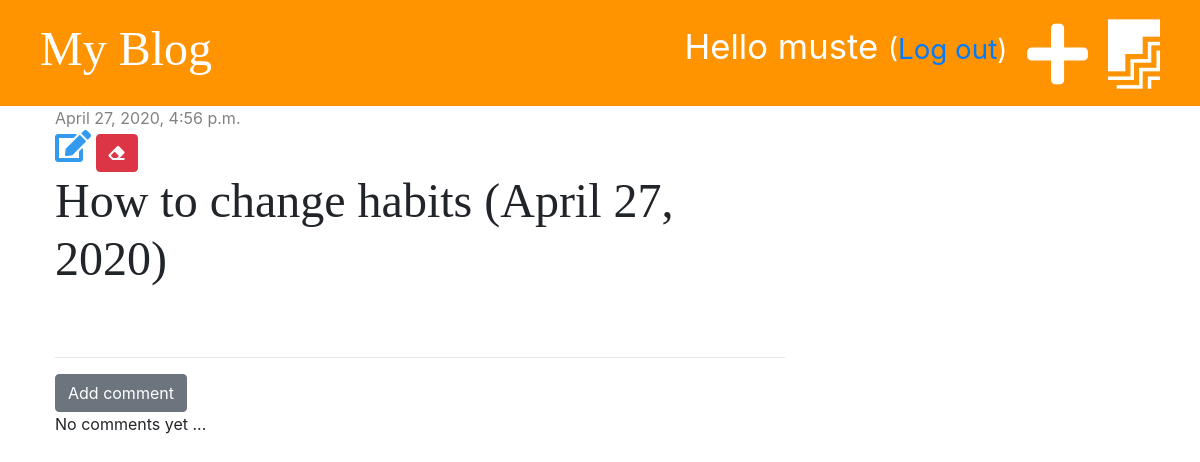
Before: /post/3/ (signed in) with the older database file.
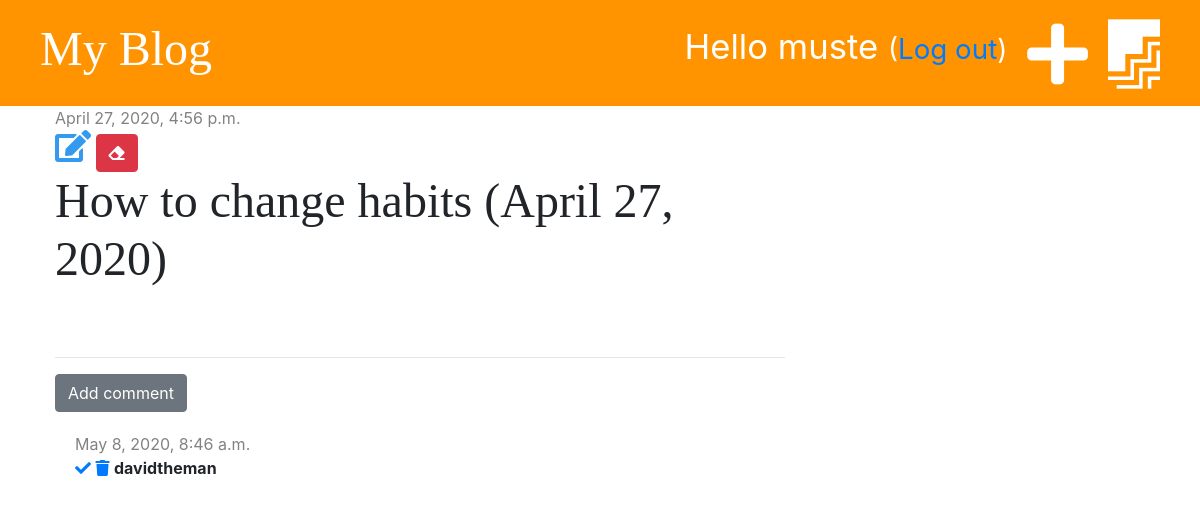
After: the same page with the newer database file.
### blog/models.py (models this page shows, shortened)
class Comment(models.Model):
    post = models.ForeignKey('blog.Post', on_delete=models.CASCADE, related_name='comments')
    author = models.CharField(max_length=200)
    text = models.TextField()
    created_date = models.DateTimeField(default=timezone.now)
    approved = models.BooleanField(default=False)

### blog/views.py (the view)
# urls.py: path('post/<int:pk>/', views.post_detail, name='post_detail'),
def post_detail(request, pk):
    post = get_object_or_404(Post, pk=pk)
    stuff_for_frontend = {'post': post}
    return render(request, 'blog/post_detail.html', stuff_for_frontend)

### blog/templatetags/markdownify.py (called while the page is built)
@register.filter
def markdown(value):
    renderer = HighlightRenderer()
    markdown = mistune.Markdown(renderer=renderer)
    return markdown(value)

### blog/templates/blog/post_detail.html (shortened to what this page needs)
{% extends 'blog/base.html' %}
{% load markdownify %}
{% block content %}
    <div class="post">
        {% if post.published_date %}
            <div class="date">
                {{ post.published_date }}
            </div>
            {% else %}
            <a href="{% url 'post_publish' pk=post.pk %}" class="btn btn-primary">Publish</a>
        {% endif %}
        {% if user.is_authenticated %}
            <a href="{% url 'post_edit' pk=post.pk %}"><i class="fas fa-edit fa-2x " style="color: #339af0"></i></a>
            <a href="{% url 'post_delete' pk=post.pk %}" class="btn btn-danger"
                onclick="return confirm('Are you sure you want to delete this post?')">
                <i class="fas fa-eraser "></i>
            </a>
        {% endif %}
        <h1>{{ post.title }}</h1>
    </div>
    <hr>
    <a href="{% url 'add_comment_to_post' pk=post.pk %}" class="btn btn-secondary">Add comment</a>
    {% for comment in post.comments.all %}
        {% if user.is_authenticated or comment.approved %}
            <div class="comment">
                <div class="date">
                    {{ comment.created_date }}
                </div>
                {% if not comment.approved and user.is_superuser %}
                    <a href="{% url 'comment_approve' pk=comment.pk %}"><i class="fas fa-check"></i></a>
                    <a href="{% url 'comment_remove' pk=comment.pk %}"><i class="fas fa-trash alt"></i></a>
                {% endif %}
                <strong>{{ comment.author }}</strong>
            </div>
        {% endif %}
    {% empty %}
        <p>No comments yet ...</p>
    {% endfor %}
{% endblock %}

Changed rows visible on the page:
added Comment: created_date "May 8, 2020, 8:46 a.m.", approved False (drawn), author "davidtheman"
Other visible differences:
text no longer shown: "No comments yet ..."
